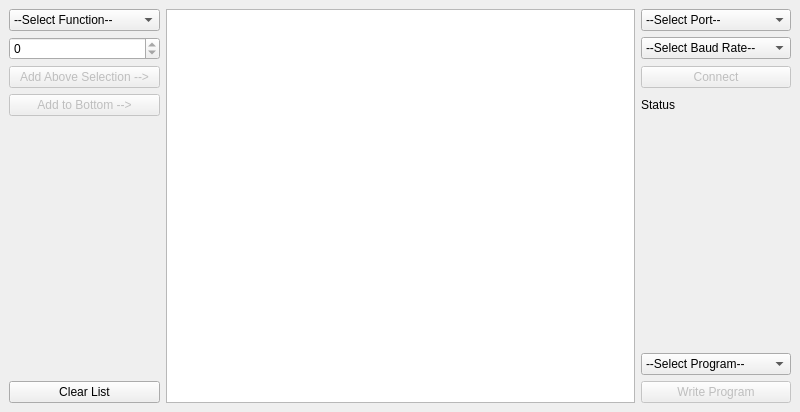
<?xml version="1.0" encoding="UTF-8"?>
<ui version="4.0">
 <class>MainWindow</class>
 <widget class="QMainWindow" name="MainWindow">
  <property name="geometry">
   <rect>
    <x>0</x>
    <y>0</y>
    <width>800</width>
    <height>412</height>
   </rect>
  </property>
  <property name="windowTitle">
   <string>MainWindow</string>
  </property>
  <widget class="QWidget" name="centralwidget">
   <layout class="QGridLayout" name="gridLayout">
    <item row="3" column="0">
     <widget class="QPushButton" name="button_add_command">
      <property name="enabled">
       <bool>false</bool>
      </property>
      <property name="sizePolicy">
       <sizepolicy hsizetype="Preferred" vsizetype="Fixed">
        <horstretch>0</horstretch>
        <verstretch>0</verstretch>
       </sizepolicy>
      </property>
      <property name="minimumSize">
       <size>
        <width>100</width>
        <height>0</height>
       </size>
      </property>
      <property name="text">
       <string>Add to Bottom --&gt;</string>
      </property>
     </widget>
    </item>
    <item row="0" column="0">
     <widget class="QComboBox" name="function_selector">
      <property name="sizePolicy">
       <sizepolicy hsizetype="Preferred" vsizetype="Fixed">
        <horstretch>0</horstretch>
        <verstretch>0</verstretch>
       </sizepolicy>
      </property>
      <property name="minimumSize">
       <size>
        <width>150</width>
        <height>0</height>
       </size>
      </property>
      <item>
       <property name="text">
        <string>--Select Function--</string>
       </property>
      </item>
      <item>
       <property name="text">
        <string>Sleep</string>
       </property>
      </item>
      <item>
       <property name="text">
        <string>Carousel</string>
       </property>
      </item>
      <item>
       <property name="text">
        <string>Leadscrew</string>
       </property>
      </item>
      <item>
       <property name="text">
        <string>Volume measurement</string>
       </property>
      </item>
     </widget>
    </item>
    <item row="2" column="2">
     <widget class="QPushButton" name="button_connect_serial">
      <property name="enabled">
       <bool>false</bool>
      </property>
      <property name="minimumSize">
       <size>
        <width>150</width>
        <height>0</height>
       </size>
      </property>
      <property name="text">
       <string>Connect</string>
      </property>
     </widget>
    </item>
    <item row="0" column="2">
     <widget class="QComboBox" name="com_selector">
      <property name="minimumSize">
       <size>
        <width>150</width>
        <height>0</height>
       </size>
      </property>
      <item>
       <property name="text">
        <string>--Select Port--</string>
       </property>
      </item>
     </widget>
    </item>
    <item row="7" column="2">
     <widget class="QComboBox" name="program_selector">
      <property name="minimumSize">
       <size>
        <width>150</width>
        <height>0</height>
       </size>
      </property>
      <item>
       <property name="text">
        <string>--Select Program--</string>
       </property>
      </item>
      <item>
       <property name="text">
        <string>P01</string>
       </property>
      </item>
      <item>
       <property name="text">
        <string>P02</string>
       </property>
      </item>
      <item>
       <property name="text">
        <string>P03</string>
       </property>
      </item>
      <item>
       <property name="text">
        <string>P04</string>
       </property>
      </item>
     </widget>
    </item>
    <item row="1" column="0">
     <widget class="QSpinBox" name="value_selector">
      <property name="sizePolicy">
       <sizepolicy hsizetype="Preferred" vsizetype="Fixed">
        <horstretch>0</horstretch>
        <verstretch>0</verstretch>
       </sizepolicy>
      </property>
      <property name="maximum">
       <number>0</number>
      </property>
     </widget>
    </item>
    <item row="1" column="2">
     <widget class="QComboBox" name="baud_selector">
      <item>
       <property name="text">
        <string>--Select Baud Rate--</string>
       </property>
      </item>
      <item>
       <property name="text">
        <string>1200</string>
       </property>
      </item>
      <item>
       <property name="text">
        <string>2400</string>
       </property>
      </item>
      <item>
       <property name="text">
        <string>4800</string>
       </property>
      </item>
      <item>
       <property name="text">
        <string>9600</string>
       </property>
      </item>
      <item>
       <property name="text">
        <string>19200</string>
       </property>
      </item>
      <item>
       <property name="text">
        <string>38400</string>
       </property>
      </item>
      <item>
       <property name="text">
        <string>57600</string>
       </property>
      </item>
      <item>
       <property name="text">
        <string>115200</string>
       </property>
      </item>
     </widget>
    </item>
    <item row="8" column="2">
     <widget class="QPushButton" name="button_write_program">
      <property name="enabled">
       <bool>false</bool>
      </property>
      <property name="minimumSize">
       <size>
        <width>150</width>
        <height>0</height>
       </size>
      </property>
      <property name="text">
       <string>Write Program</string>
      </property>
     </widget>
    </item>
    <item row="4" column="2" rowspan="3">
     <spacer name="verticalSpacer">
      <property name="orientation">
       <enum>Qt::Vertical</enum>
      </property>
      <property name="sizeHint" stdset="0">
       <size>
        <width>150</width>
        <height>226</height>
       </size>
      </property>
     </spacer>
    </item>
    <item row="3" column="2">
     <widget class="QLabel" name="serial_status">
      <property name="text">
       <string>Status</string>
      </property>
     </widget>
    </item>
    <item row="2" column="0">
     <widget class="QPushButton" name="button_add_command_above">
      <property name="enabled">
       <bool>false</bool>
      </property>
      <property name="text">
       <string>Add Above Selection --&gt;</string>
      </property>
     </widget>
    </item>
    <item row="0" column="1" rowspan="9">
     <widget class="QListWidget" name="program_list"/>
    </item>
    <item row="4" column="0" rowspan="4">
     <spacer name="verticalSpacer_2">
      <property name="orientation">
       <enum>Qt::Vertical</enum>
      </property>
      <property name="sizeHint" stdset="0">
       <size>
        <width>147</width>
        <height>195</height>
       </size>
      </property>
     </spacer>
    </item>
    <item row="8" column="0">
     <widget class="QPushButton" name="button_clear_list">
      <property name="text">
       <string>Clear List</string>
      </property>
     </widget>
    </item>
   </layout>
  </widget>
 </widget>
 <resources/>
 <connections/>
</ui>
